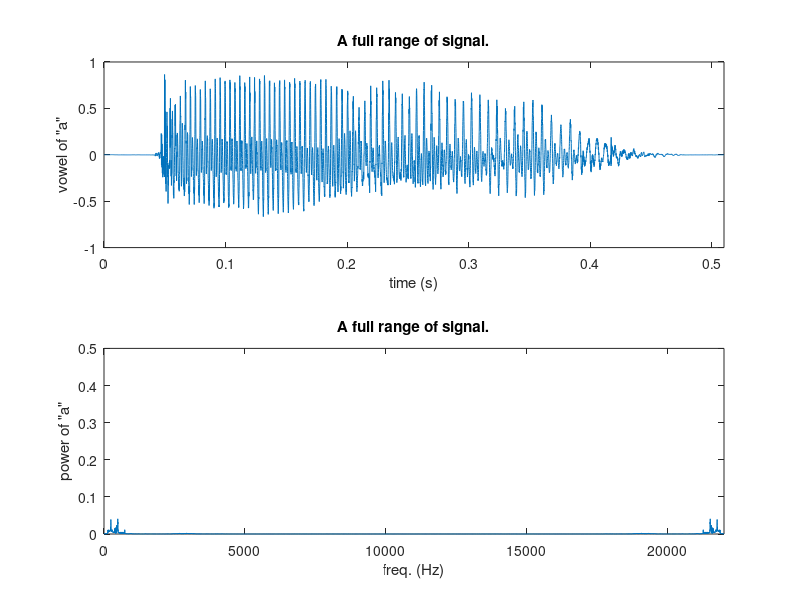
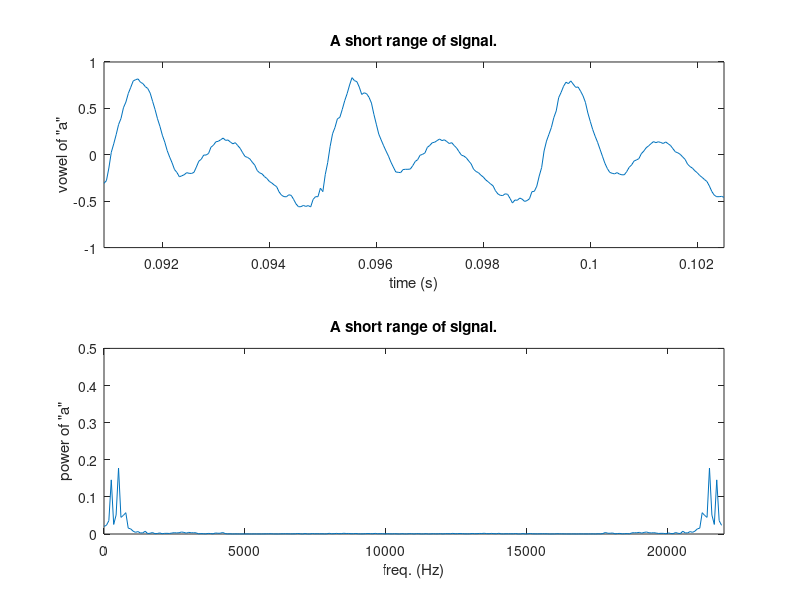

MATLAB code to generate these figures, in order:
%mducng/SoC/D2/G2touch
% Load time signal from txt file
%%%%%%%%%%%%%%%%%%%%%%%%%%%%%%%%%%%%%%%%%%%%%%%%%%%%%%%%%%%%%%%%%%%%%%%%%%%%%%%%
clc;
clear;
close all;
%%%%%%%%%%%%%%%%%%%%%%%%%%%%%%%%%%%%%%%%%%%%%%%%%%%%%%%%%%%%%%%%%%%%%%%%%%%%%%%%
load testData.dat;                         % load full file  
Fs          = 22000;                       % Sampling frequency of data 
dt          = 1/Fs;                        % Time interval as corresponding Fs
xFull       = testData;                    % assign a full length data
Nfft        = 2^8;
NfftFull    = length(testData);
xVectors    = testData(2000:2000+Nfft-1);  % assign a short length data  
tFull       = (0:1:length(testData)-1)*dt;
tVectors	= (2000:2000+Nfft-1)*dt;       % Time vector
%%%%%%%%%%%%%%%%
df          = Fs/Nfft;
fVector     = (0:Nfft-1)*df;
yVector     = fft(xVectors,Nfft);
dfFull      = Fs/NfftFull;
fFull       = (0:NfftFull-1)*dfFull;
yFull       = fft(xFull,NfftFull);
%%%%%%%%%%%%%%%%%%%%%%%%%%%%%%%%%%%%%%%%%%%%%%%%%%%%%%%%%%%%%%%%%%%%%%%%%%%%%%%%
figure(1);
subplot(2,1,1);
plot(tFull,xFull);
axis([0 (NfftFull-1)*dt -1 1]);
xlabel('time (s)');
ylabel('vowel of "a"');
title('A full range of signal.');
subplot(2,1,2);
plot(fFull,abs(yFull/NfftFull));
axis([0 Fs 0 1/2]);
xlabel('freq. (Hz)');
ylabel('power of "a"');
title('A full range of signal.');
%%%%%%%%%%%%%%%%%%%%%%%%%%%%%%%%%%%%%%%%%%%%%%%%%%%%%%%%%%%%%%%%%%%%%%%%%%%%%%%%
figure(2);
subplot(2,1,1);
plot(tVectors,xVectors);
axis([2000*dt (2000+Nfft-1)*dt -1 1]);
xlabel('time (s)');
ylabel('vowel of "a"');
title('A short range of signal.');
subplot(2,1,2);
plot(fVector,abs(yVector/Nfft));
axis([0 Fs 0 1/2]);
xlabel('freq. (Hz)');
ylabel('power of "a"');
title('A short range of signal.');
